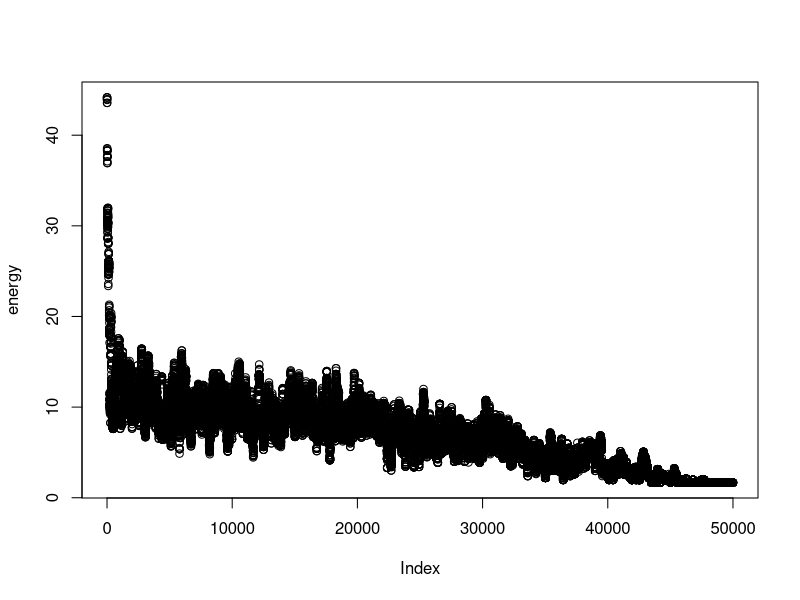

Generate this figure with R:
##----------------------------------------------------------------------
## EVERYTHING YOU NEED TO CHANGE IS IN THIS SECTION OR THE FINAL SECTION

# Number of doctors available
ndoctors <- 10

# Number of nurses
nnurses <- 15

# Number of days in the schedule
ndays <- 7

# Number of staff present for each shift (must have same # of shifts)
# e.g., c(2, 3, 3) has three shifts with 2, 3, 3 people respectively
doctorstaffing <- c(2, 2, 2)
nursestaffing <- c(3, 3, 3)

# Penalties for violating each of six constraints
# Penalty 1: Each instance of three consecutive shifts (including overnight)
# Penalty 2: Each person who does not have two days off AT ALL
# Penalty 3: Each person who does not have two days off IN A ROW
# Penalty 4: Each instance of first shift following last shift on prev day
# Penalty 5: Each instance of working both weekend days (days 1, 2)
# Penalty 6: Weights for the stdev of nurses'/doctors' shifts in the schedule
#            (trying to make everyone work similar amounts)
penalties <- c(100, 100, 0.5, 5, 1, 2)

# Number of iterations (if too small, might not be able to explore enough)
niter <- 50000

# The cooling schedule: what should the temperature be at step i out of n
coolingschedule <- function(i,n)
{
  # If you want greedy optimization, just fix some low temperature
  #return(1e-3)
  
  # Linear cooling schedule from 1 down to 0
  return(1 - (i/(n+1)))
  
  # Logarithmic cooling schedule (goes down really slowly,
  # choose constant to make sure the temp gets low enough)
  #return(0.02/log(1+(i+1)/n))
}

## END OF PARAMETER SECTION
##----------------------------------------------------------------------

# (Some things which are calculated automatically)
doctorindices <- c(1,cumsum(doctorstaffing)+1)
nurseindices <- c(1,cumsum(nursestaffing)+1)
nshifts <- length(doctorstaffing)

# Function to calculate the "energy" (total cost of violations)
get_energy <- function(doctorsunwrapped, nursesunwrapped, penalties)
{
  return(get_energy_sub(doctorsunwrapped,penalties)+
           get_energy_sub(nursesunwrapped,penalties))
}

# ...calculates the energy contribution from doctors & nurses separately
get_energy_sub <- function(subsched, penalties)
{
  energy <- 0
  
  # Array to keep track of total number of shifts worked by each worker
  totshift <- rep(0, dim(subsched)[1])
  
  # Go through the schedule worker by worker...
  for (i in 1:dim(subsched)[1])
  {
    # Count number of shifts for that worker
    totshift[i] <- sum(subsched[i,,])
    
    # Look at whether worker works the last shift on the last day
    lastshift <- subsched[i,ndays,nshifts]
    
    # Look at whether worker has the last day off
    prevoff <- all(subsched[i,ndays,] == FALSE)
    
    daysoff <- 0
    twoinarow <- 1
    
    # If worked the very last shift, did you work the shift before as well?
    #  (looking to capture three shifts in a row wrapping around week to week)
    if (lastshift == 1)
    {
      lastshift <- lastshift + subsched[i,ndays,nshifts-1]
    }
    
    # For each day in the schedule...
    for (j in 1:ndays)
    {
      # If you have the day off, count it;
      #  if the previous day was also off, satisfy "two days off in a row"
      if (all(subsched[i,j,] == FALSE))
      {
        daysoff <- daysoff + 1
        if (prevoff)
        {
          twoinarow <- 0
        }
        prevoff <- TRUE
      }
      else # specifically on the second day, if you worked today and yesterday,
      { # that's a penalty (treating first two days as the weekend)
        if (!prevoff && j == 2)
        {
          energy <- energy + penalties[5]
        }
        prevoff <- FALSE
      }
      # Now check for wraparound shift streaks and assess penalties
      if (subsched[i,j,1] == 1)
      {
        lastshift <- lastshift + 1
        if (lastshift > 1)
        {
          energy <- energy + penalties[4]
        }
        if (lastshift > 2)
        {
          energy <- energy + penalties[1]
        }
      }
      else
      {
        lastshift <- 0
      }
      # Once that is done, move through the remaining shifts, assessing penalties
      for (k in 2:nshifts)
      {
        if (subsched[i,j,k] == 1)
        {
          lastshift <- lastshift + 1
          if (lastshift > 2)
          {
            energy <- energy + penalties[1]
          }
        }
        else
        {
          lastshift <- 0
        }
      }
    }
    # After finishing the week, assess penalties related to days off
    energy <- energy + twoinarow * penalties[3] + (daysoff < 2) * penalties[2]
  }
  
  # Penalize energy according to standard deviation among shifts
  energy <- energy + penalties[6] * sd(totshift)
  return(energy)
}

# Initial point: put people into the schedule in numerical order each day
totalspots <- ndays * sum(doctorstaffing)
initialloop <- rep(1:ndoctors, ceiling(totalspots/ndoctors))
doctorschedule <- matrix(initialloop[1:totalspots], nrow = sum(doctorstaffing), ncol = ndays)
totalspots <- ndays * sum(nursestaffing)
initialloop <- rep(1:nnurses, ceiling(totalspots/nnurses))
nurseschedule <- matrix(initialloop[1:totalspots], nrow = sum(nursestaffing), ncol = ndays)

# Fill in the "unwrapped" schedules (separate schedule for each worker)
doctorsunwrapped <- array(0, c(ndoctors,ndays,nshifts))
for (i in 1:ndays)
{
  for (j in 1:nshifts)
  {
    for (k in doctorindices[j]:(doctorindices[j+1]-1))
    {
      doctorsunwrapped[doctorschedule[k,i],i,j] <- 1
    }
  }
}

nursesunwrapped <- array(0, c(nnurses,ndays,nshifts))
for (i in 1:ndays)
{
  for (j in 1:nshifts)
  {
    for (k in nurseindices[j]:(nurseindices[j+1]-1))
    {
      nursesunwrapped[nurseschedule[k,i],i,j] <- 1
    }
  }
}

# Starting energy...
energy <- rep(0,niter)
energy[1] <- get_energy(doctorsunwrapped, nursesunwrapped, penalties)

# Now run the Gibbs sampler.
for (i in 2:niter)
{
  # Current temperature (from our cooling schedule)
  temperature <- coolingschedule(i,niter)
  
  # Flip a coin to switch either a doctor or a nurse shift.
  if (runif(1) < 0.5)
  {
    # Choose a random shift
    prop <- doctorschedule
    posx <- sample(1:sum(doctorstaffing),1)
    posy <- sample(1:ndays,1)
    
    # Calculate which workers are available to swap into that shift and pick one
    available <- 1:ndoctors
    myblock <- min(which(doctorindices>posx))-1
    for (j in doctorindices[myblock]:(doctorindices[myblock+1]-1))
    {
      if (j != posx)
      {
        available <- setdiff(available, doctorschedule[j,posy])
      }
    }
    prop[posx,posy] <- sample(available,1)
    propunwrapped <- doctorsunwrapped
    propunwrapped[doctorschedule[posx,posy],posy,myblock] <- 0
    propunwrapped[prop[posx,posy],posy,myblock] <- 1
    
    # Calculate energy of new configuration
    new_energy <- get_energy(propunwrapped, nursesunwrapped, penalties)
    
    # With the appropriate probability, update state/energy
    if(runif(1) < exp((energy[i-1]-new_energy)/temperature))
    {
      energy[i] <- new_energy
      doctorschedule <- prop
      doctorsunwrapped <- propunwrapped
    }
    else # otherwise, leave things as they stand.
    {
      energy[i] <- energy[i-1]
    }
  }
  else # same as above, but if you are swapping a nurse
  {
    prop <- nurseschedule
    posx <- sample(1:sum(nursestaffing),1)
    posy <- sample(1:ndays,1)
    available <- 1:nnurses
    myblock <- min(which(nurseindices>posx))-1
    for (j in nurseindices[myblock]:(nurseindices[myblock+1]-1))
    {
      if (j != posx)
      {
        available <- setdiff(available, nurseschedule[j,posy])
      }
    }
    prop[posx,posy] <- sample(available,1)
    
    propunwrapped <- nursesunwrapped
    propunwrapped[nurseschedule[posx,posy],posy,myblock] <- 0
    propunwrapped[prop[posx,posy],posy,myblock] <- 1
    
    new_energy <- get_energy(doctorsunwrapped, propunwrapped, penalties)
  
    if(runif(1) < exp((energy[i-1]-new_energy)/temperature))
    {
      energy[i] <- new_energy
      nurseschedule <- prop
      nursesunwrapped <- propunwrapped
    }
    else
    {
      energy[i] <- energy[i-1]
    }
  }
}

##----------------------------------------------------------------------
## EVERYTHING YOU NEED TO CHANGE IS IN THIS SECTION OR THE FIRST SECTION

# Various things you might want to look at:

# Plotting the energy over time
plot(energy)

# What was the lowest energy? (Is this necessarily the energy of the final state?)
min(energy)

# Check out our final schedule.
#  The columns are days. If there are three shifts of 2 workers,
#  the first 2 rows are shift 1, the next 2 rows are shift 2, etc.
#  Numbers in table correspond to workers. 1, 2, 3, ...
print(doctorschedule)
print(nurseschedule)

# If you want to look at an individual person's schedule,
#  check the "unwrapped" matrices. For example,
#  the shift schedule for doctor 3 is below; rows are days,
#  columns are shifts, 1 = working, 0 not working
print(doctorsunwrapped[3,,])

## END OF FINAL SECTION
##----------------------------------------------------------------------